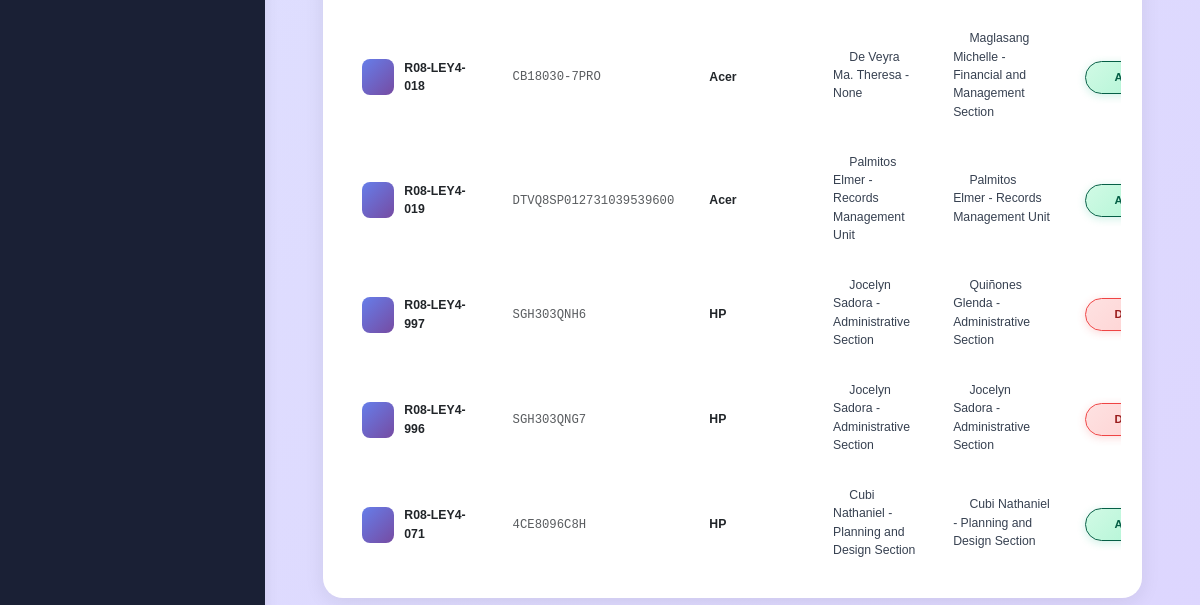
Before: /desktop_details/ (signed in, lower part) with the older database file.
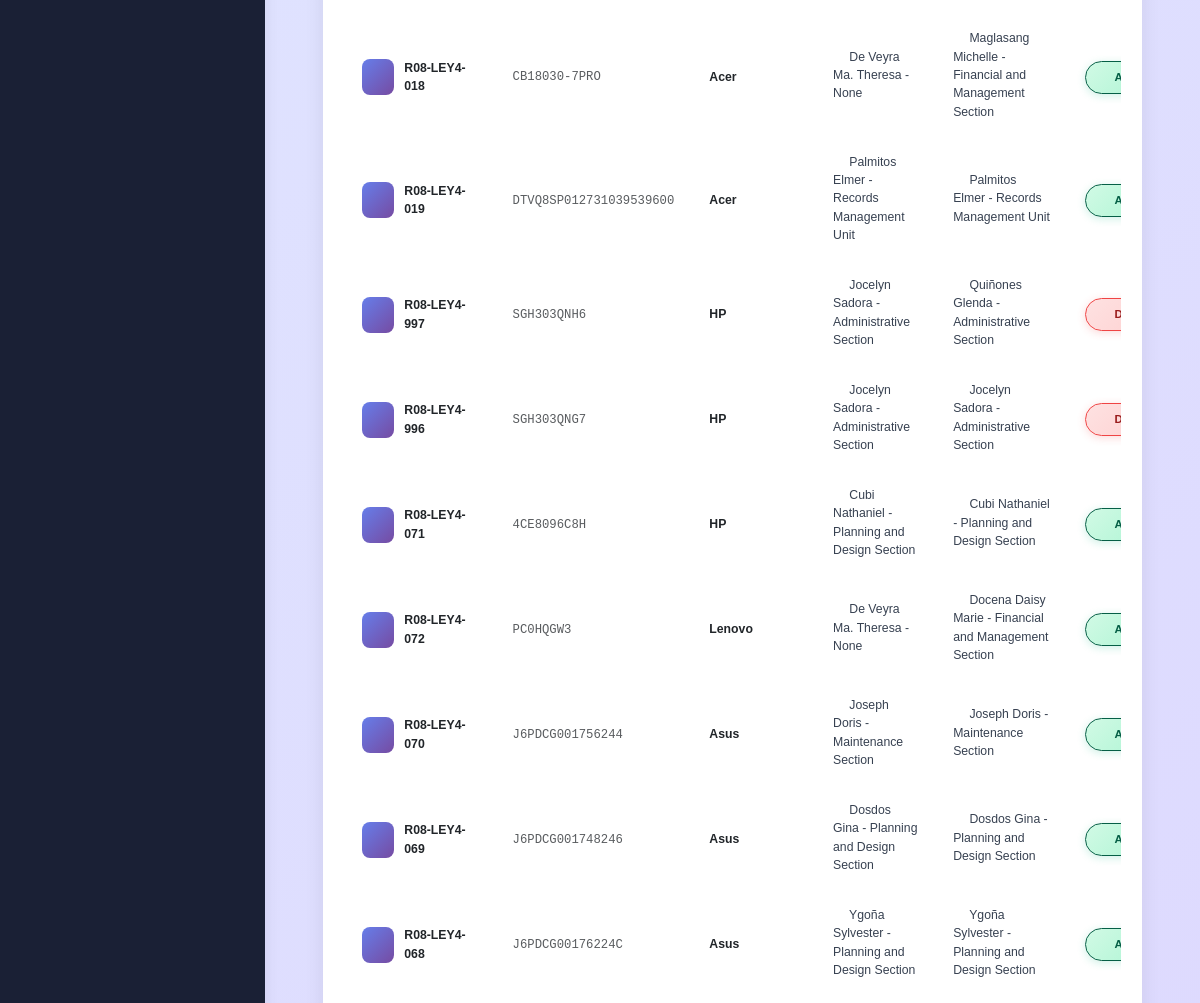
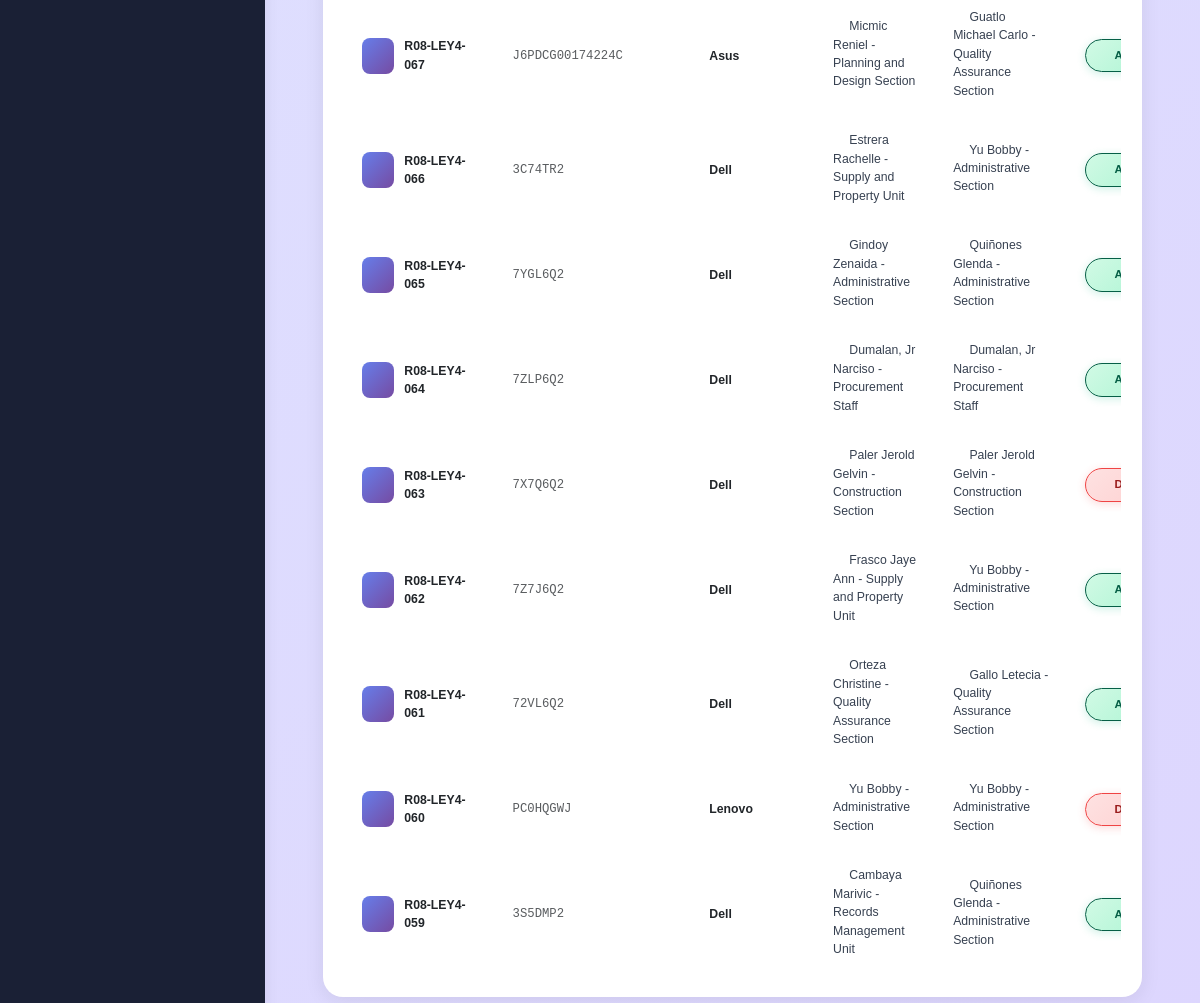
After: the same page with the newer database file (2 pictures, top to bottom).
### inventory/models.py (models this page shows, shortened)
class DesktopDetails(models.Model):
    equipment_package = models.ForeignKey(
        Equipment_Package, related_name='desktop_details', on_delete=models.CASCADE
    )
    serial_no = models.CharField(max_length=255)
    serial_no_norm = models.CharField(
        max_length=255, null=True, blank=True,
        db_index=True, editable=False, unique=True
    )
    computer_name = models.CharField(max_length=255, unique=True, null=True)
    brand_name = models.ForeignKey(Brand, on_delete=models.SET_NULL, null=True, blank=True)
    model = models.CharField(max_length=255, null=True)
    processor = models.CharField(max_length=33, null=True)
    memory = models.CharField(max_length=100, null=True)
    drive = models.CharField(max_length=332, null=True)
    desktop_Graphics = models.CharField(max_length=100, blank=True, null=True)
    desktop_Graphics_Size = models.CharField(max_length=100, blank=True, null=True)
    desktop_OS = models.CharField(max_length=100, blank=True, null=True)
    desktop_Office = models.CharField(max_length=100, blank=True, null=True)
    desktop_OS_keys = models.CharField(max_length=100, blank=True, null=True)
    desktop_Office_keys = models.CharField(max_length=100, blank=True, null=True)
    desktop_photo = models.ImageField(upload_to="desktop_photos/", null=True, blank=True)
    is_disposed = models.BooleanField(default=False)
    created_at = models.DateTimeField(default=timezone.now)

class Brand(models.Model):
    name = models.CharField(max_length=100, unique=True)
    is_keyboard = models.BooleanField(default=False)
    is_mouse = models.BooleanField(default=False)
    is_monitor = models.BooleanField(default=False)
    is_ups = models.BooleanField(default=False)
    is_desktop = models.BooleanField(default=False)
    is_printer = models.BooleanField(default=False)
    is_laptop = models.BooleanField(default=False)
    is_office_supplies = models.BooleanField(default=False)
    def __str__(self):
        return self.name

class UserDetails(models.Model):
    equipment_package = models.ForeignKey(
        Equipment_Package, on_delete=models.CASCADE,
        null=True, blank=True, related_name='user_details'
    )
    laptop_package = models.ForeignKey(
        'LaptopPackage', on_delete=models.CASCADE,
        null=True, blank=True, related_name='user_details'
    )
    printer_package = models.ForeignKey(
        'PrinterPackage', on_delete=models.CASCADE,
        null=True, blank=True, related_name='user_details'
    )
    office_supplies_package = models.ForeignKey(
        'OfficeSuppliesPackage', on_delete=models.CASCADE,
        null=True, blank=True, related_name='user_details'
    )
    user_Enduser = models.ForeignKey(
        'Employee', on_delete=models.SET_NULL,
        null=True, blank=True, related_name='enduser_details'
    )
    user_Assetowner = models.ForeignKey(
        'Employee', on_delete=models.SET_NULL,
        null=True, blank=True, related_name='assetowner_details'
    )
    created_at = models.DateTimeField(auto_now_add=True)

class Employee(models.Model):
    equipment_package = models.ForeignKey(Equipment_Package, on_delete=models.CASCADE, null=True)
    employee_fname = models.CharField(max_length=100, blank=True, null=True)
    employee_mname = models.CharField(max_length=100, blank=True, null=True)
    employee_lname = models.CharField(max_length=100, blank=True, null=True)
    employee_position = models.CharField(max_length=100, blank=True, null=True)
    employee_office_section = models.ForeignKey('OfficeSection', on_delete=models.SET_NULL, null=True, blank=True)
    employee_level = models.CharField(max_length=100, blank=True, null=True)
    employee_status = models.CharField(max_length=100, blank=True, null=True)
    user_account = models.OneToOneField(User, on_delete=models.SET_NULL, null=True, blank=True, related_name='employee_profile')
    qr_token = models.UUIDField(default=uuid.uuid4, unique=True, editable=False, null=True, blank=True)
    qr_code = models.ImageField(upload_to="qr/employees/", null=True, blank=True)
    email = models.EmailField(max_length=254, blank=True, null=True)
    phone = models.CharField(max_length=30, blank=True, null=True)
    avatar = models.ImageField(upload_to="avatars/employees/", null=True, blank=True)
    date_hired = models.DateField(null=True, blank=True)
    bio = models.TextField(blank=True, null=True)
    created_at = models.DateTimeField(auto_now_add=True, null=True)
    updated_at = models.DateTimeField(auto_now=True, null=True)
    class Meta:
        ordering = ['employee_lname', 'employee_fname']
    def __str__(self):
        return f"{self.employee_lname} {self.employee_fname} - {self.employee_office_section}"

class OfficeSection(models.Model):
    name = models.CharField(max_length=255, unique=True)
    def __str__(self):
        return self.name

### inventory/views.py (the view)
# urls.py: path('desktop_details/', views.equipment_package_base, name='desktop_details'),  # URL pattern for desktop details
@login_required
def equipment_package_base(request):
    desktop_details = DesktopDetails.objects.all()
    desktops_with_items = []
    for desktop in desktop_details:
        keyboards = KeyboardDetails.objects.filter(equipment_package=desktop.equipment_package, is_disposed=False)
        user = UserDetails.objects.filter(equipment_package=desktop.equipment_package)
        desktops_with_items.append({
            'desktop': desktop,
            'keyboards': keyboards,  # This can have multiple entries per desktop
            'user': user
        })
    return render(request, 'desktop_details.html', {
        'desktops_with_items': desktops_with_items,
    })

### templates/desktop_details.html (shortened to what this page needs)
{% extends 'base.html' %}
{% load static %}
{% block content %}
<div class="modern-container theme-desktop">
  <div class="page-inner">
    <div class="row">
      <div class="col-12">
        <div class="premium-table-card">
          <div class="premium-table-wrapper">
            <div class="table-responsive">
              <table id="desktop-table" class="premium-datatable display" style="width:100%">
                <tbody>
                  {% for item in desktops_with_items %}
                  <tr>
                    <td>
                      <div class="d-flex align-items-center">
                        <div style="width: 36px; height: 36px; border-radius: 8px; background: linear-gradient(135deg, #667eea 0%, #764ba2 100%); display: flex; align-items: center; justify-content: center; margin-right: 0.75rem;">
                          <i class="fas fa-desktop text-white" style="font-size: 16px;"></i>
                        </div>
                        <div>
                          <div class="fw-bold text-dark">{{ item.desktop.computer_name }}</div>
                        </div>
                      </div>
                    </td>
                    <td>
                      <span class="text-muted" style="font-family: monospace; font-size: 0.875rem;">
                        {{ item.desktop.serial_no }}
                      </span>
                    </td>
                    <td>
                      <span class="fw-semibold text-dark">{{ item.desktop.brand_name }}</span>
                    </td>
                    <td>
                      {% for userx in item.user %}
                        <div class="mb-1">
                          <i class="fas fa-user text-primary me-1" style="font-size: 12px;"></i>
                          <span>{{ userx.user_Enduser }}</span>
                        </div>
                      {% empty %}
                        <span class="text-muted">-</span>
                      {% endfor %}
                    </td>
                    <td>
                      {% for userx in item.user %}
                        <div class="mb-1">
                          <i class="fas fa-building text-warning me-1" style="font-size: 12px;"></i>
                          <span>{{ userx.user_Assetowner }}</span>
                        </div>
                      {% empty %}
                        <span class="text-muted">-</span>
                      {% endfor %}
                    </td>
                    <td>
                      {% if item.desktop.is_disposed %}
                        <span class="premium-status-badge disposed">
                          <i class="fas fa-times-circle"></i>
                          Disposed
                        </span>
                      {% else %}
                        <span class="premium-status-badge active">
                          <i class="fas fa-check-circle"></i>
                          Active
                        </span>
                      {% endif %}
                    </td>
                  </tr>
                  {% endfor %}
                </tbody>
              </table>
            </div>
          </div>
        </div>
      </div>
    </div>
  </div>
</div>
{% endblock %}

### templates/base.html (shortened to what this page needs)
{% load static %}
<!DOCTYPE html>
<html lang="en">
<head>
  {% block head %}
  <link rel="stylesheet" href="{% static 'css/bootstrap.min.css' %}">
  <link rel="stylesheet" href="{% static 'css/plugins.min.css' %}">
  <link rel="stylesheet" href="{% static 'css/kaiadmin.css' %}">
  <link rel="stylesheet" href="{% static 'css/fonts.min.css' %}">
  <link rel="stylesheet" href="{% static 'css/modern-style.css' %}">
  <link rel="stylesheet" href="{% static 'css/premium-detail.css' %}">
  <link rel="stylesheet" href="{% static 'css/disposal-tabs-ultimate.css' %}">
  <link rel="stylesheet" href="{% static 'css/salvage-tabs-additions.css' %}">
  <link rel="stylesheet" href="{% static 'css/profile-premium.css' %}">
  <link rel="stylesheet" href="{% static 'css/premium-navbar.css' %}">
  <link rel="stylesheet" href="{% static 'css/notifications_center.css' %}">
  {% endblock %}
</head>
<body>
  <div class="wrapper">
    {% block sidebar %}
    <div class="sidebar" data-background-color="dark">
      <div class="sidebar-wrapper scrollbar scrollbar-inner">
      </div>
    </div>
    {% endblock %}
    <div class="main-panel">
      {% block content %}{% endblock %}
    </div>
  </div>
</body>
</html>

### static/css/modern-style.css (style rules this page uses)
:root { --gradient-primary: linear-gradient(135deg, #667eea 0%, #764ba2 100%); --gradient-success: linear-gradient(135deg, #10b981 0%, #059669 100%); --gradient-danger: linear-gradient(135deg, #ef4444 0%, #dc2626 100%); --shadow-sm: 0 1px 2px 0 rgba(0, 0, 0, 0.05); --shadow-md: 0 4px 6px -1px rgba(0, 0, 0, 0.1); --shadow-lg: 0 10px 15px -3px rgba(0, 0, 0, 0.1); --shadow-xl: 0 20px 25px -5px rgba(0, 0, 0, 0.1); --gradient-info: linear-gradient(135deg, #3b82f6 0%, #1e40af 100%); --gradient-warning: linear-gradient(135deg, #f59e0b 0%, #d97706 100%); --page-theme-gradient: linear-gradient(135deg, #667eea 0%, #764ba2 50%, #ec4899 100%); --page-theme-color: #667eea; --page-theme-shadow: rgba(102, 126, 234, 0.4); --page-theme-light: #eff6ff; }
body.theme-desktop, .theme-desktop { --page-theme-gradient: linear-gradient(135deg, #667eea 0%, #764ba2 50%, #ec4899 100%); --page-theme-color: #667eea; --page-theme-shadow: rgba(102, 126, 234, 0.4); --page-theme-light: #eff6ff; }
.modern-container { background: linear-gradient(135deg, #f8fafc 0%, #e0e7ff 50%, #ddd6fe 100%); min-height: 100vh; padding: 2rem; padding-top: 6rem; }
.premium-table-card { background: white; border-radius: 20px; box-shadow: 0 4px 20px rgba(0, 0, 0, 0.08); overflow: hidden; border: none; }
.premium-table-wrapper { padding: 1.5rem; }
.premium-datatable { width: 100%; border-collapse: separate; border-spacing: 0; }
.premium-status-badge.disposed { background: linear-gradient(135deg, #fee2e2 0%, #fecaca 100%); color: #991b1b; box-shadow: 0 2px 8px rgba(239, 68, 68, 0.2); }

### static/css/salvage-tabs-additions.css (style rules this page uses)
.premium-status-badge.disposed { background: linear-gradient(135deg, #fee2e2 0%, #fecaca 100%) !important; color: #991b1b !important; border-color: #ef4444 !important; }

Changed rows visible on the page:
added DesktopDetails: desktop.computer_name "R08-LEY4-072", desktop.serial_no "PC0HQGW3", desktop.brand_name "Lenovo", is_disposed False (drawn)
added UserDetails: user_Enduser "De Veyra Ma. Theresa - None", user_Assetowner "Docena Daisy Marie - Financial and Management Section"
added DesktopDetails: desktop.computer_name "R08-LEY4-070", desktop.serial_no "J6PDCG001756244", desktop.brand_name "Asus", is_disposed False (drawn)
added UserDetails: user_Enduser "Joseph Doris - Maintenance Section", user_Assetowner "Joseph Doris - Maintenance Section"
added DesktopDetails: desktop.computer_name "R08-LEY4-069", desktop.serial_no "J6PDCG001748246", desktop.brand_name "Asus", is_disposed False (drawn)
added UserDetails: user_Enduser "Dosdos Gina - Planning and Design Section", user_Assetowner "Dosdos Gina - Planning and Design Section"
added DesktopDetails: desktop.computer_name "R08-LEY4-068", desktop.serial_no "J6PDCG00176224C", desktop.brand_name "Asus", is_disposed False (drawn)
added UserDetails: user_Enduser "Ygoña Sylvester - Planning and Design Section", user_Assetowner "Ygoña Sylvester - Planning and Design Section"
added DesktopDetails: desktop.computer_name "R08-LEY4-067", desktop.serial_no "J6PDCG00174224C", desktop.brand_name "Asus", is_disposed False (drawn)
added UserDetails: user_Enduser "Micmic Reniel - Planning and Design Section", user_Assetowner "Guatlo Michael Carlo - Quality Assurance Section"
added DesktopDetails: desktop.computer_name "R08-LEY4-066", desktop.serial_no "3C74TR2", desktop.brand_name "Dell", is_disposed False (drawn)
added UserDetails: user_Enduser "Estrera Rachelle - Supply and Property Unit", user_Assetowner "Yu Bobby - Administrative Section"
added DesktopDetails: desktop.computer_name "R08-LEY4-065", desktop.serial_no "7YGL6Q2", desktop.brand_name "Dell", is_disposed False (drawn)
added UserDetails: user_Enduser "Gindoy Zenaida - Administrative Section", user_Assetowner "Quiñones Glenda - Administrative Section"
added DesktopDetails: desktop.computer_name "R08-LEY4-064", desktop.serial_no "7ZLP6Q2", desktop.brand_name "Dell", is_disposed False (drawn)
added UserDetails: user_Enduser "Dumalan, Jr Narciso - Procurement Staff", user_Assetowner "Dumalan, Jr Narciso - Procurement Staff"
added DesktopDetails: desktop.computer_name "R08-LEY4-063", desktop.serial_no "7X7Q6Q2", desktop.brand_name "Dell", is_disposed True (drawn)
added UserDetails: user_Enduser "Paler Jerold Gelvin - Construction Section", user_Assetowner "Paler Jerold Gelvin - Construction Section"
added DesktopDetails: desktop.computer_name "R08-LEY4-062", desktop.serial_no "7Z7J6Q2", desktop.brand_name "Dell", is_disposed False (drawn)
added UserDetails: user_Enduser "Frasco Jaye Ann - Supply and Property Unit", user_Assetowner "Yu Bobby - Administrative Section"
added DesktopDetails: desktop.computer_name "R08-LEY4-061", desktop.serial_no "72VL6Q2", desktop.brand_name "Dell", is_disposed False (drawn)
added UserDetails: user_Enduser "Orteza Christine - Quality Assurance Section", user_Assetowner "Gallo Letecia - Quality Assurance Section"
added DesktopDetails: desktop.computer_name "R08-LEY4-060", desktop.serial_no "PC0HQGWJ", desktop.brand_name "Lenovo", is_disposed True (drawn)
added UserDetails: user_Enduser "Yu Bobby - Administrative Section", user_Assetowner "Yu Bobby - Administrative Section"
added DesktopDetails: desktop.computer_name "R08-LEY4-059", desktop.serial_no "3S5DMP2", desktop.brand_name "Dell", is_disposed False (drawn)
added UserDetails: user_Enduser "Cambaya Marivic - Records Management Unit", user_Assetowner "Quiñones Glenda - Administrative Section"
